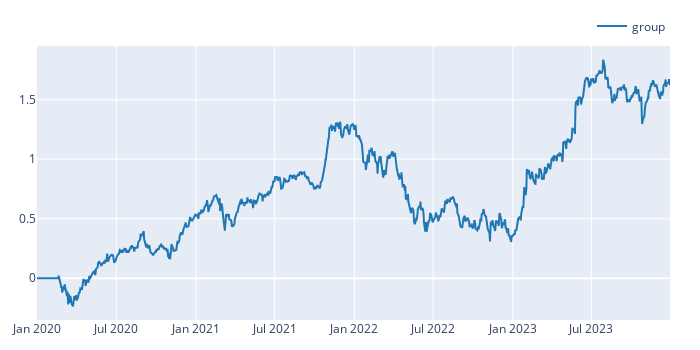

The notebook cell saved with this chart:
### Code cell
# Fix "grouped data" plotting issues

# Method 1: Access group-level data explicitly
print("=== METHOD 1: Group-level plotting ===")
try:
    # For grouped portfolios, access the group data directly
    if hasattr(portfolio, 'get_group'):
        group_data = portfolio.get_group(0)  # Get first (and only) group
        group_data.plot().show()
    else:
        # Alternative: use cumulative returns which work with grouped data
        portfolio.cumulative_returns().vbt.plot().show()
    
    print("✅ Group-level plotting successful")
    
except Exception as e:
    print(f"Group plotting error: {e}")

print("\n=== METHOD 2: Individual asset plotting ===")
try:
    # Plot individual assets instead of grouped portfolio
    cumulative_returns = (1 + portfolio.returns()).cumprod()
    
    import matplotlib.pyplot as plt
    plt.figure(figsize=(12, 6))
    if hasattr(cumulative_returns, 'values'):
        plt.plot(cumulative_returns.index, cumulative_returns.values, label='Portfolio')
    else:
        plt.plot(cumulative_returns.index, cumulative_returns, label='Portfolio')
    
    plt.title('Portfolio Cumulative Returns')
    plt.xlabel('Date')
    plt.ylabel('Cumulative Return')
    plt.legend()
    plt.grid(True)
    plt.show()
    
    print("✅ Individual asset plotting successful")
    
except Exception as e:
    print(f"Individual plotting error: {e}")

print("\n=== METHOD 3: Create ungrouped portfolio for detailed analysis ===")
try:
    # Create a separate ungrouped portfolio for detailed plotting
    portfolio_ungrouped = vbt.Portfolio.from_orders(
        data,
        target_weights,
        size_type="targetpercent",
        init_cash=10000,
        fees=0.001,
        freq="D",
        group_by=False,  # ← No grouping = individual asset data
        cash_sharing=False,  # ← Separate cash for each asset
        call_seq="auto",
    )
    
    print(f"Ungrouped portfolio shape: {portfolio_ungrouped.returns().shape}")
    print("✅ Ungrouped portfolio created successfully")
    
    # Now this should work for individual plots
    # portfolio_ungrouped.plot().show()  # Uncomment to test
    
except Exception as e:
    print(f"Ungrouped portfolio error: {e}")

print("\n💡 Key points:")
print("- 'Grouped data' = portfolio treats all assets as one group")
print("- group_by=True creates grouped data (good for strategy-level analysis)")  
print("- group_by=False creates individual asset data (good for detailed plotting)")
print("- Use grouped for strategy metrics, ungrouped for asset-level analysis")

### Figure 1 — Plotly figure (JSON) as saved in the notebook; plotly's stock layout.template omitted (floating-point values rounded to 4 significant figures; data arrays with more than 128 entries replaced by an {"elided": "..."} marker saying what was removed)
{"data": [{"name": "group", "showlegend": true, "type": "scatter", "uid": "c3d8be5b-718a-4e75-b5d2-2672ee4dd4b1", "x": {"elided": "1007 str values"}, "y": {"elided": "1007 float values"}}], "layout": {"height": 350, "legend": {"orientation": "h", "traceorder": "normal", "x": 1, "xanchor": "right", "y": 1.02, "yanchor": "bottom"}, "margin": {"b": 30, "l": 30, "r": 30, "t": 30}, "width": 700}}
